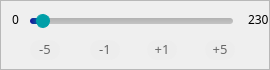
   <widget class="QFrame" name="currentFrame">
    <property name="enabled">
     <bool>true</bool>
    </property>
    <property name="geometry">
     <rect>
      <x>30</x>
      <y>165</y>
      <width>270</width>
      <height>70</height>
     </rect>
    </property>
    <property name="font">
     <font>
      <family>Yu Gothic UI Light</family>
      <pointsize>9</pointsize>
     </font>
    </property>
    <property name="styleSheet">
     <string notr="true">QPushButton {
	border-radius: 10px;
	border: 1px solid #EDEDED;
	background-color: #EDEDED;
	color: #666666;
	padding-bottom: 2px;
}

QPushButton:hover {
	border: 1px solid #009FA8;
	color: #000000;
}

QPushButton:pressed {
	background-color: #D3DDE0;
}</string>
    </property>
    <property name="frameShape">
     <enum>QFrame::StyledPanel</enum>
    </property>
    <property name="frameShadow">
     <enum>QFrame::Raised</enum>
    </property>
    <widget class="QSlider" name="currentSlider">
     <property name="geometry">
      <rect>
       <x>30</x>
       <y>10</y>
       <width>205</width>
       <height>22</height>
      </rect>
     </property>
     <property name="font">
      <font>
       <family>Yu Gothic UI Light</family>
      </font>
     </property>
     <property name="styleSheet">
      <string notr="true">QSlider::groove:horizontal {
	height: 6px;
	background: qlineargradient(x1:0, y1:0, x2:0, y2:1, stop:0 #B1B1B1, stop:1 #c4c4c4);
	border-radius: 3px;
	margin-left: 1px;
	margin-right: 2px;
}

QSlider::handle:horizontal {
    background: #009FA8;
	width: 12px;
	margin: -4px -1px;
    border-radius: 7px;
	border: 1px solid #009FA8;
}

QSlider::handle:horizontal:hover {
    background: #009FA8;
	border-color: #181199;
}

QSlider::sub-page:horizontal {
	background: qlineargradient(x1:1, y1:0.5, x2:0, y2:0.5, stop:0 #009FA8, stop:1 #181199);
	border-radius: 3px;
}</string>
     </property>
     <property name="minimum">
      <number>10</number>
     </property>
     <property name="maximum">
      <number>1900</number>
     </property>
     <property name="singleStep">
      <number>1</number>
     </property>
     <property name="value">
      <number>70</number>
     </property>
     <property name="sliderPosition">
      <number>70</number>
     </property>
     <property name="orientation">
      <enum>Qt::Horizontal</enum>
     </property>
     <property name="tickPosition">
      <enum>QSlider::NoTicks</enum>
     </property>
    </widget>
    <widget class="QPushButton" name="currentMinusFivePushButton">
     <property name="geometry">
      <rect>
       <x>30</x>
       <y>40</y>
       <width>30</width>
       <height>20</height>
      </rect>
     </property>
     <property name="sizePolicy">
      <sizepolicy hsizetype="Minimum" vsizetype="Minimum">
       <horstretch>0</horstretch>
       <verstretch>0</verstretch>
      </sizepolicy>
     </property>
     <property name="font">
      <font>
       <family>Yu Gothic UI Light</family>
       <pointsize>10</pointsize>
      </font>
     </property>
     <property name="styleSheet">
      <string notr="true"/>
     </property>
     <property name="text">
      <string>-5</string>
     </property>
    </widget>
    <widget class="QPushButton" name="currentMinusOnePushButton">
     <property name="geometry">
      <rect>
       <x>90</x>
       <y>40</y>
       <width>30</width>
       <height>20</height>
      </rect>
     </property>
     <property name="sizePolicy">
      <sizepolicy hsizetype="Minimum" vsizetype="Minimum">
       <horstretch>0</horstretch>
       <verstretch>0</verstretch>
      </sizepolicy>
     </property>
     <property name="font">
      <font>
       <family>Yu Gothic UI Light</family>
       <pointsize>10</pointsize>
      </font>
     </property>
     <property name="styleSheet">
      <string notr="true"/>
     </property>
     <property name="text">
      <string>-1</string>
     </property>
    </widget>
    <widget class="QPushButton" name="currentPlusFivePushButton">
     <property name="geometry">
      <rect>
       <x>205</x>
       <y>40</y>
       <width>30</width>
       <height>20</height>
      </rect>
     </property>
     <property name="sizePolicy">
      <sizepolicy hsizetype="Minimum" vsizetype="Minimum">
       <horstretch>0</horstretch>
       <verstretch>0</verstretch>
      </sizepolicy>
     </property>
     <property name="font">
      <font>
       <family>Yu Gothic UI Light</family>
       <pointsize>10</pointsize>
      </font>
     </property>
     <property name="styleSheet">
      <string notr="true"/>
     </property>
     <property name="text">
      <string>+5</string>
     </property>
    </widget>
    <widget class="QPushButton" name="currentPlusOnePushButton">
     <property name="geometry">
      <rect>
       <x>147</x>
       <y>40</y>
       <width>30</width>
       <height>20</height>
      </rect>
     </property>
     <property name="sizePolicy">
      <sizepolicy hsizetype="Minimum" vsizetype="Minimum">
       <horstretch>0</horstretch>
       <verstretch>0</verstretch>
      </sizepolicy>
     </property>
     <property name="font">
      <font>
       <family>Yu Gothic UI Light</family>
       <pointsize>10</pointsize>
      </font>
     </property>
     <property name="styleSheet">
      <string notr="true"/>
     </property>
     <property name="text">
      <string>+1</string>
     </property>
    </widget>
    <widget class="QLabel" name="currentMaxLabel">
     <property name="geometry">
      <rect>
       <x>248</x>
       <y>11</y>
       <width>21</width>
       <height>16</height>
      </rect>
     </property>
     <property name="font">
      <font>
       <family>Yu Gothic UI Light</family>
      </font>
     </property>
     <property name="text">
      <string>230</string>
     </property>
    </widget>
    <widget class="QLabel" name="currentMinLabel">
     <property name="geometry">
      <rect>
       <x>12</x>
       <y>11</y>
       <width>16</width>
       <height>16</height>
      </rect>
     </property>
     <property name="font">
      <font>
       <family>Yu Gothic UI Light</family>
      </font>
     </property>
     <property name="text">
      <string>0</string>
     </property>
    </widget>
   </widget>
